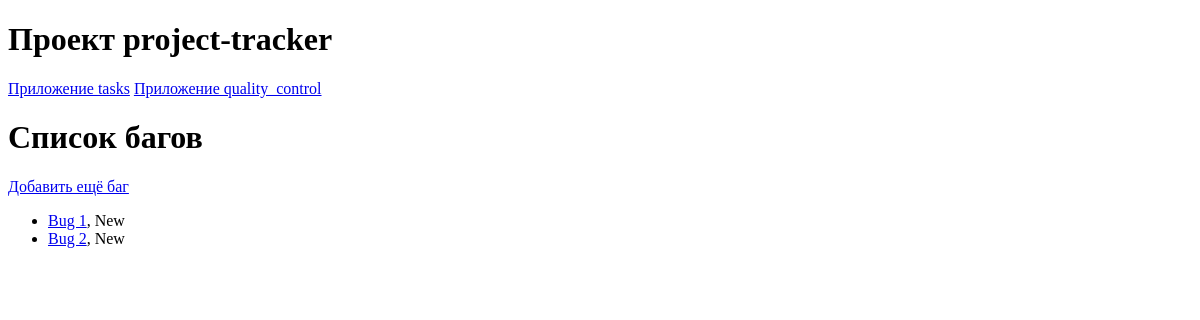
The app's page /quality_control/bugs/, older data.
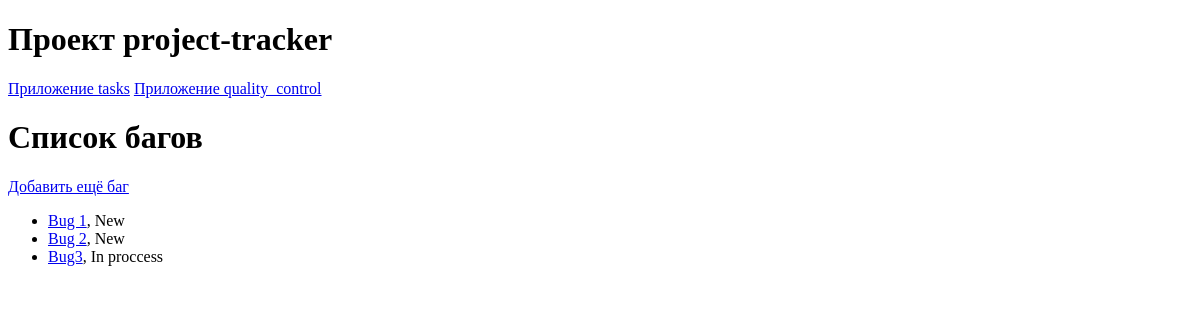
The same page, newer data.
### quality_control/models.py (models this page shows)
class BugReport(models.Model):
    STATUS_CHOICES = [
        ('New','Новая'),
        ('In proccess','В работе'),
        ('Completed','Завершена')
        ]
    PRIORITY_CHOICES = [
        ('3', 'Hard'),
        ('2','Medium'),
        ('1','Light')
    ]
    title = models.CharField(max_length=50)
    description = models.TextField()
    project = models.ForeignKey(
        Project,
        related_name='project_as_bugreport',
        on_delete=models.CASCADE
    )
    task = models.ForeignKey(
        Task,
        related_name='task_as_bugreport',
        on_delete=models.SET_NULL,
        null = True
    )
    status = models.CharField(
        max_length=50,
        choices=STATUS_CHOICES,
        default='New',
    )
    priority = models.CharField(
        max_length=50,
        choices=PRIORITY_CHOICES,
        default='1'
    )
    created_at = models.DateTimeField(auto_now_add=True)
    update_at = models.DateTimeField(auto_now=True)

### quality_control/views.py (the view)
# urls.py: path('bugs/', views.bug_list, name='bug_list'),
def bug_list(request):
    bugs = BugReport.objects.all()
    return render(request, 'quality_control/bug_list.html', {'bug_list': bugs})

### quality_control/templates/quality_control/bug_list.html
{% extends 'base/base.html' %}
{% block content %}
    <h1>Список багов</h1>
    <p><a href="{% url 'quality_control:create_bugreport' %}">Добавить ещё баг</a></p>
    <ul>
        {% for bug in bug_list %}
            <li><a href = "{% url 'quality_control:bug_detail' bug.id %}">{{ bug.title }}</a>, <a>{{ bug.status }}</a></li>
        {% endfor %}
    </ul>
{% endblock %}

Row changes from the older to the newer data that the page shows:
added BugReport: title "Bug3", status "In proccess"
